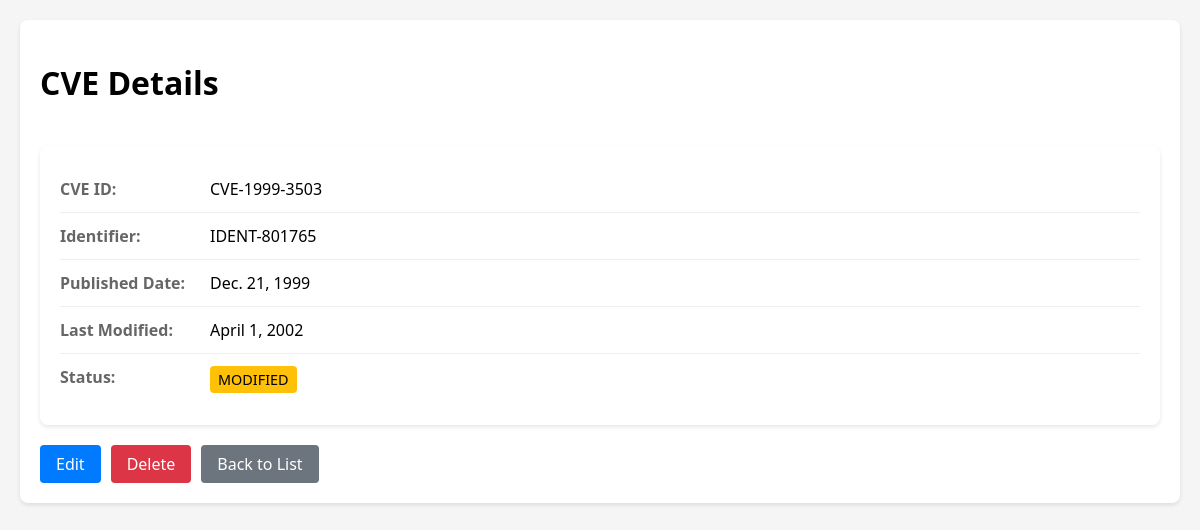
Screenshot of /cve/20/view/ with the database file from the repository.
### cve_app/models.py (models this page shows, shortened)
class CVE(models.Model):
    cve_id = models.CharField(max_length=20, unique=True)
    identifier = models.CharField(max_length=20)
    published_date = models.DateField()
    last_modified_date = models.DateField()
    status = models.CharField(max_length=20, choices = [
        ('ANALYZED', 'Analyzed'),
        ('MODIFIED', 'Modified'),
        ('REJECTED', 'Rejected')
    ])
    class Meta:
        ordering = ['-last_modified_date']

### cve_app/views.py (the view)
# urls.py: path('cve/<int:pk>/view/', views.cve_detail, name='cve_detail'),
def cve_detail(request, pk):
    cve = get_object_or_404(CVE, pk=pk)
    return render(request, 'cve_app/cve_detail.html', {'cve': cve})

### cve_app/templates/cve_app/cve_detail.html
{% extends 'cve_app/base.html' %}
{% block content %}
<div class="header">
    <h1>CVE Details</h1>
</div>
<div class="cve-detail-card">
    <div class="detail-row">
        <label>CVE ID:</label>
        <span>{{ cve.cve_id }}</span>
    </div>
    <div class="detail-row">
        <label>Identifier:</label>
        <span>{{ cve.identifier }}</span>
    </div>
    <div class="detail-row">
        <label>Published Date:</label>
        <span>{{ cve.published_date }}</span>
    </div>
    <div class="detail-row">
        <label>Last Modified:</label>
        <span>{{ cve.last_modified_date }}</span>
    </div>
    <div class="detail-row">
        <label>Status:</label>
        <span class="status-badge status-{{ cve.status|lower }}">{{ cve.status }}</span>
    </div>
</div>
<div class="action-buttons">
    <a href="{% url 'cve_update' cve.id %}" class="btn btn-primary">Edit</a>
    <a href="{% url 'cve_delete' cve.id %}" class="btn btn-danger">Delete</a>
    <a href="{% url 'cve_list' %}" class="btn btn-secondary">Back to List</a>
</div>
{% endblock %}

### cve_app/templates/cve_app/base.html (style rules this page uses)
body { font-family: 'Segoe UI', Tahoma, Geneva, Verdana, sans-serif; margin: 0; padding: 20px; background-color: #f5f5f5; }
.header { display: flex; justify-content: space-between; align-items: center; margin-bottom: 20px; }
.btn { padding: 8px 16px; border-radius: 4px; border: none; cursor: pointer; text-decoration: none; font-weight: 500; }
.btn-primary { background-color: #007bff; color: white; }
.btn-danger { background-color: #dc3545; color: white; }
.btn-secondary { background-color: #6c757d; color: white; }
.cve-detail-card { background-color: white; padding: 20px; border-radius: 8px; box-shadow: 0 2px 4px rgba(0,0,0,0.1); margin-bottom: 20px; }
.detail-row { display: flex; padding: 12px 0; border-bottom: 1px solid #eee; }
.detail-row:last-child { border-bottom: none; }
.detail-row label { font-weight: bold; width: 150px; color: #666; }
.status-badge { padding: 4px 8px; border-radius: 4px; font-size: 0.9em; font-weight: 500; }
.status-modified { background-color: #ffc107; color: black; }
.action-buttons { margin-top: 20px; display: flex; gap: 10px; }

### rows the page displays
CVE: cve_id "CVE-1999-3503", identifier "IDENT-801765", published_date "Dec. 21, 1999", last_modified_date "April 1, 2002", status "MODIFIED"
